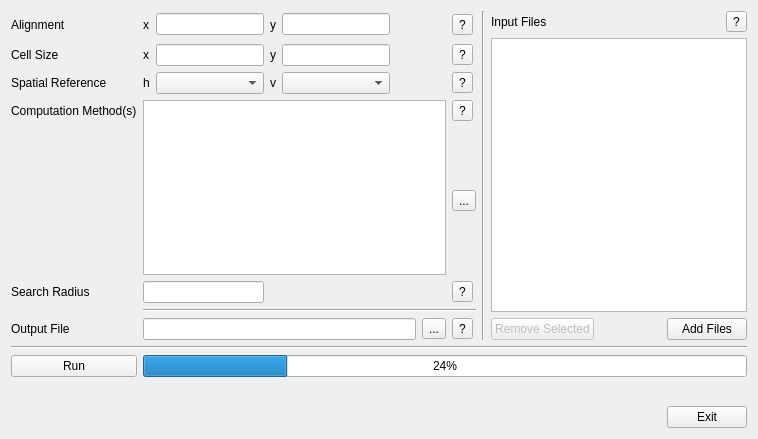
<?xml version="1.0" encoding="UTF-8"?>
<ui version="4.0">
 <class>PC2GridForm</class>
 <widget class="QDialog" name="PC2GridForm">
  <property name="geometry">
   <rect>
    <x>0</x>
    <y>0</y>
    <width>758</width>
    <height>439</height>
   </rect>
  </property>
  <property name="windowTitle">
   <string>Dialog</string>
  </property>
  <layout class="QVBoxLayout" name="verticalLayout">
   <item>
    <layout class="QGridLayout" name="gridLayout" rowstretch="0,0,0,0,0,0,0,0,0,0,0,0,0">
     <item row="6" column="0">
      <widget class="QLabel" name="label_11">
       <property name="text">
        <string>Computation Method(s)</string>
       </property>
      </widget>
     </item>
     <item row="1" column="10" rowspan="9" colspan="2">
      <widget class="QListView" name="lstInputFiles"/>
     </item>
     <item row="0" column="9" rowspan="11">
      <widget class="Line" name="line_3">
       <property name="orientation">
        <enum>Qt::Vertical</enum>
       </property>
      </widget>
     </item>
     <item row="8" column="0">
      <widget class="QLabel" name="label_10">
       <property name="text">
        <string>Search Radius</string>
       </property>
      </widget>
     </item>
     <item row="4" column="2" rowspan="2">
      <widget class="QComboBox" name="cboSRSHoriz"/>
     </item>
     <item row="2" column="0" rowspan="2">
      <widget class="QLabel" name="label">
       <property name="frameShadow">
        <enum>QFrame::Plain</enum>
       </property>
       <property name="text">
        <string>Cell Size</string>
       </property>
      </widget>
     </item>
     <item row="4" column="0" rowspan="2">
      <widget class="QLabel" name="label_2">
       <property name="text">
        <string>Spatial Reference</string>
       </property>
      </widget>
     </item>
     <item row="4" column="1" rowspan="2">
      <widget class="QLabel" name="label_5">
       <property name="text">
        <string>h</string>
       </property>
      </widget>
     </item>
     <item row="10" column="7" colspan="2">
      <widget class="QToolButton" name="toolButton_6">
       <property name="text">
        <string>?</string>
       </property>
      </widget>
     </item>
     <item row="2" column="1" rowspan="2">
      <widget class="QLabel" name="label_3">
       <property name="text">
        <string>x</string>
       </property>
      </widget>
     </item>
     <item row="2" column="7" rowspan="2" colspan="2">
      <widget class="QToolButton" name="toolButton_2">
       <property name="text">
        <string>?</string>
       </property>
      </widget>
     </item>
     <item row="4" column="3" rowspan="2">
      <widget class="QLabel" name="label_6">
       <property name="text">
        <string>v</string>
       </property>
      </widget>
     </item>
     <item row="11" column="0" colspan="12">
      <widget class="Line" name="line_2">
       <property name="orientation">
        <enum>Qt::Horizontal</enum>
       </property>
      </widget>
     </item>
     <item row="2" column="6" rowspan="2">
      <spacer name="horizontalSpacer_4">
       <property name="orientation">
        <enum>Qt::Horizontal</enum>
       </property>
       <property name="sizeHint" stdset="0">
        <size>
         <width>40</width>
         <height>20</height>
        </size>
       </property>
      </spacer>
     </item>
     <item row="2" column="2" rowspan="2">
      <widget class="QLineEdit" name="txtResX">
       <property name="text">
        <string/>
       </property>
      </widget>
     </item>
     <item row="2" column="4" rowspan="2" colspan="2">
      <widget class="QLineEdit" name="txtResY"/>
     </item>
     <item row="4" column="7" rowspan="2" colspan="2">
      <widget class="QToolButton" name="toolButton_3">
       <property name="text">
        <string>?</string>
       </property>
      </widget>
     </item>
     <item row="0" column="10">
      <widget class="QLabel" name="label_12">
       <property name="text">
        <string>Input Files</string>
       </property>
      </widget>
     </item>
     <item row="4" column="4" rowspan="2" colspan="2">
      <widget class="QComboBox" name="cboSRSVert"/>
     </item>
     <item row="8" column="7" colspan="2">
      <widget class="QToolButton" name="toolButton_5">
       <property name="text">
        <string>?</string>
       </property>
      </widget>
     </item>
     <item row="6" column="1" rowspan="2" colspan="6">
      <widget class="QListView" name="lstMethods"/>
     </item>
     <item row="0" column="0" rowspan="2">
      <widget class="QLabel" name="label_9">
       <property name="text">
        <string>Alignment</string>
       </property>
      </widget>
     </item>
     <item row="6" column="7" colspan="2">
      <widget class="QToolButton" name="toolButton_4">
       <property name="text">
        <string>?</string>
       </property>
      </widget>
     </item>
     <item row="10" column="1" colspan="6">
      <layout class="QHBoxLayout" name="horizontalLayout_3">
       <item>
        <widget class="QLineEdit" name="txtOutputFile"/>
       </item>
       <item>
        <widget class="QToolButton" name="btnOutputFile">
         <property name="text">
          <string>...</string>
         </property>
        </widget>
       </item>
      </layout>
     </item>
     <item row="9" column="1" colspan="8">
      <widget class="Line" name="line">
       <property name="orientation">
        <enum>Qt::Horizontal</enum>
       </property>
      </widget>
     </item>
     <item row="0" column="2" rowspan="2">
      <widget class="QLineEdit" name="txtEasting"/>
     </item>
     <item row="0" column="6" rowspan="2">
      <spacer name="horizontalSpacer_3">
       <property name="orientation">
        <enum>Qt::Horizontal</enum>
       </property>
       <property name="sizeHint" stdset="0">
        <size>
         <width>40</width>
         <height>20</height>
        </size>
       </property>
      </spacer>
     </item>
     <item row="2" column="3" rowspan="2">
      <widget class="QLabel" name="label_4">
       <property name="text">
        <string>y</string>
       </property>
      </widget>
     </item>
     <item row="8" column="1" colspan="2">
      <widget class="QLineEdit" name="txtRadius"/>
     </item>
     <item row="7" column="0">
      <spacer name="verticalSpacer">
       <property name="orientation">
        <enum>Qt::Vertical</enum>
       </property>
       <property name="sizeHint" stdset="0">
        <size>
         <width>20</width>
         <height>40</height>
        </size>
       </property>
      </spacer>
     </item>
     <item row="0" column="4" rowspan="2" colspan="2">
      <widget class="QLineEdit" name="txtNorthing"/>
     </item>
     <item row="0" column="7" rowspan="2" colspan="2">
      <widget class="QToolButton" name="toolButton">
       <property name="text">
        <string>?</string>
       </property>
      </widget>
     </item>
     <item row="10" column="10" colspan="2">
      <layout class="QHBoxLayout" name="horizontalLayout">
       <item>
        <widget class="QPushButton" name="btnRemoveFiles">
         <property name="enabled">
          <bool>false</bool>
         </property>
         <property name="text">
          <string>Remove Selected</string>
         </property>
        </widget>
       </item>
       <item>
        <spacer name="horizontalSpacer">
         <property name="orientation">
          <enum>Qt::Horizontal</enum>
         </property>
         <property name="sizeHint" stdset="0">
          <size>
           <width>40</width>
           <height>20</height>
          </size>
         </property>
        </spacer>
       </item>
       <item>
        <widget class="QPushButton" name="btnAddFiles">
         <property name="text">
          <string>Add Files</string>
         </property>
        </widget>
       </item>
      </layout>
     </item>
     <item row="10" column="0">
      <widget class="QLabel" name="label_13">
       <property name="text">
        <string>Output File</string>
       </property>
      </widget>
     </item>
     <item row="0" column="1" rowspan="2">
      <widget class="QLabel" name="label_7">
       <property name="text">
        <string>x</string>
       </property>
      </widget>
     </item>
     <item row="0" column="3" rowspan="2">
      <widget class="QLabel" name="label_8">
       <property name="text">
        <string>y</string>
       </property>
      </widget>
     </item>
     <item row="4" column="6" rowspan="2">
      <spacer name="horizontalSpacer_5">
       <property name="orientation">
        <enum>Qt::Horizontal</enum>
       </property>
       <property name="sizeHint" stdset="0">
        <size>
         <width>40</width>
         <height>20</height>
        </size>
       </property>
      </spacer>
     </item>
     <item row="7" column="7" colspan="2">
      <widget class="QToolButton" name="toolButton_7">
       <property name="text">
        <string>...</string>
       </property>
      </widget>
     </item>
     <item row="0" column="11">
      <widget class="QToolButton" name="toolButton_8">
       <property name="text">
        <string>?</string>
       </property>
      </widget>
     </item>
     <item row="12" column="0">
      <widget class="QPushButton" name="btnRun">
       <property name="text">
        <string>Run</string>
       </property>
      </widget>
     </item>
     <item row="12" column="1" colspan="11">
      <widget class="QProgressBar" name="prgProgress">
       <property name="value">
        <number>24</number>
       </property>
      </widget>
     </item>
    </layout>
   </item>
   <item>
    <spacer name="verticalSpacer_2">
     <property name="orientation">
      <enum>Qt::Vertical</enum>
     </property>
     <property name="sizeHint" stdset="0">
      <size>
       <width>20</width>
       <height>40</height>
      </size>
     </property>
    </spacer>
   </item>
   <item>
    <layout class="QHBoxLayout" name="horizontalLayout_2">
     <item>
      <spacer name="horizontalSpacer_2">
       <property name="orientation">
        <enum>Qt::Horizontal</enum>
       </property>
       <property name="sizeHint" stdset="0">
        <size>
         <width>40</width>
         <height>20</height>
        </size>
       </property>
      </spacer>
     </item>
     <item>
      <widget class="QPushButton" name="btnExit">
       <property name="text">
        <string>Exit</string>
       </property>
      </widget>
     </item>
    </layout>
   </item>
  </layout>
 </widget>
 <resources/>
 <connections/>
</ui>
